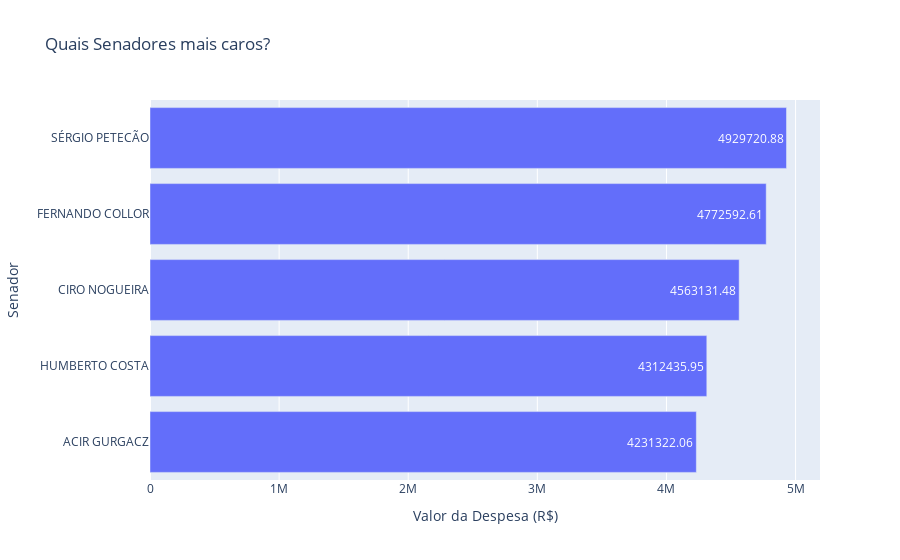

The code cell stored with this chart in its notebook:
### Code cell
fig = px.bar(df_historico.tail(5),
            orientation = 'h',
            title='Quais Senadores mais caros?',
            labels=dict(SENADOR="Senador", value="Valor da Despesa (R$)"),
            text='value')

fig.update_layout(showlegend=False)

fig.show()

### Figure 1 — Plotly figure (JSON) as saved in the notebook; plotly's stock layout.template omitted (floating-point values rounded to 4 significant figures)
{"data": [{"alignmentgroup": "True", "hovertemplate": "variable=VALOR_REEMBOLSADO<br>Valor da Despesa (R$)=%{text}<br>Senador=%{y}<extra></extra>", "legendgroup": "VALOR_REEMBOLSADO", "marker": {"color": "#636efa"}, "name": "VALOR_REEMBOLSADO", "offsetgroup": "VALOR_REEMBOLSADO", "orientation": "h", "showlegend": true, "text": [4231000.0, 4312000.0, 4563000.0, 4773000.0, 4930000.0], "textposition": "auto", "type": "bar", "x": [4231000.0, 4312000.0, 4563000.0, 4773000.0, 4930000.0], "xaxis": "x", "y": ["ACIR GURGACZ", "HUMBERTO COSTA", "CIRO NOGUEIRA", "FERNANDO COLLOR", "SÉRGIO PETECÃO"], "yaxis": "y"}], "layout": {"barmode": "relative", "legend": {"title": {"text": "variable"}, "tracegroupgap": 0}, "showlegend": false, "title": {"text": "Quais Senadores mais caros?"}, "xaxis": {"anchor": "y", "domain": [0, 1], "title": {"text": "Valor da Despesa (R$)"}}, "yaxis": {"anchor": "x", "domain": [0, 1], "title": {"text": "Senador"}}}}
